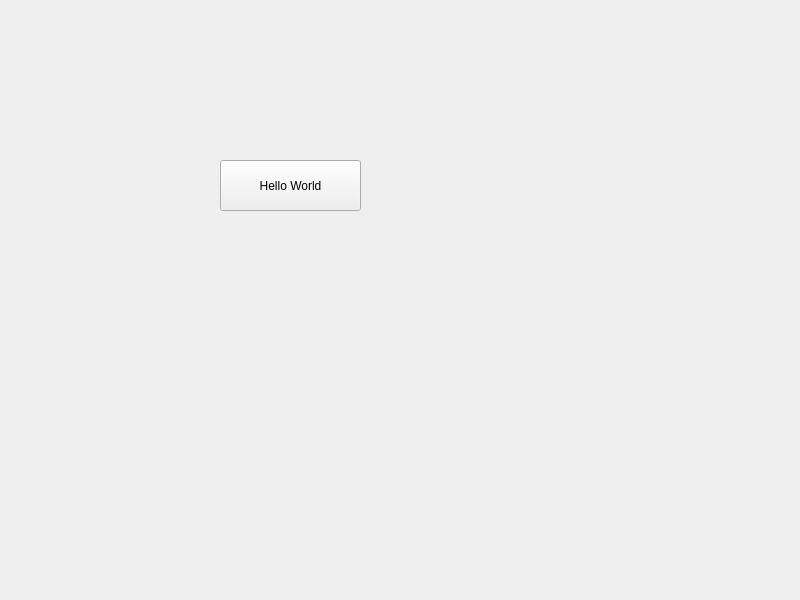
<?xml version="1.0" encoding="UTF-8"?>
<ui version="4.0">
 <class>Widget</class>
 <widget class="QWidget" name="Widget">
  <property name="geometry">
   <rect>
    <x>0</x>
    <y>0</y>
    <width>800</width>
    <height>600</height>
   </rect>
  </property>
  <property name="windowTitle">
   <string>Widget</string>
  </property>
  <widget class="QPushButton" name="pushButton">
   <property name="geometry">
    <rect>
     <x>220</x>
     <y>160</y>
     <width>141</width>
     <height>51</height>
    </rect>
   </property>
   <property name="text">
    <string>Hello World</string>
   </property>
  </widget>
 </widget>
 <resources/>
 <connections/>
</ui>
